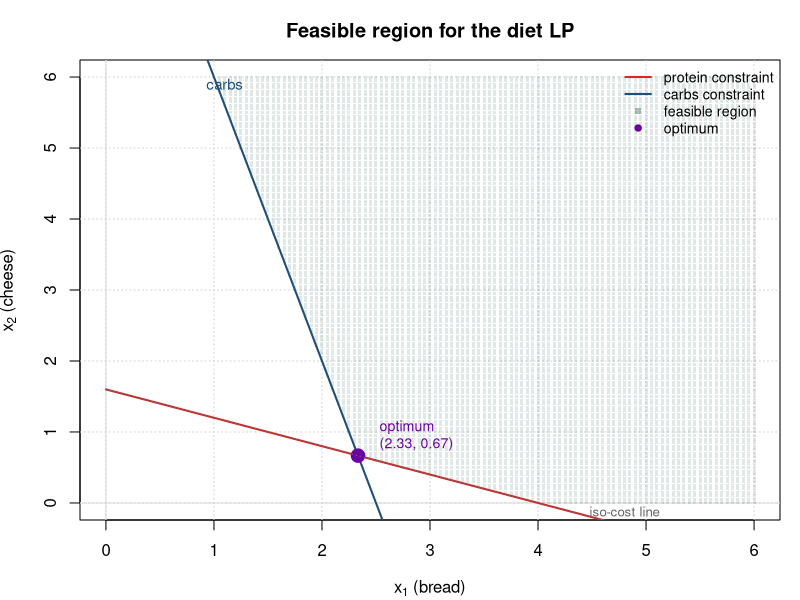

Write R code to recreate this figure.
## ---- chunk 1
#| label: lp-solve

library(lpSolve)

# Objective: minimize 0.20 x1 + 0.50 x2
objective <- c(0.20, 0.50)

# Constraints: LHS coefficients, directions, RHS
constraints <- matrix(c(
  2, 5,   # protein
  4, 1    # carbs
), nrow = 2, byrow = TRUE)

directions <- c(">=", ">=")
rhs        <- c(8, 10)

sol <- lp(direction    = "min",
          objective.in = objective,
          const.mat    = constraints,
          const.dir    = directions,
          const.rhs    = rhs)

cat("Optimal cost:       $", round(sol$objval, 3), "\n")
cat("Bread servings x1:  ", round(sol$solution[1], 3), "\n")
cat("Cheese servings x2: ", round(sol$solution[2], 3), "\n")
## ---- chunk 2
#| label: plot-feasible
#| fig-cap: "Feasible region for the diet LP. Each constraint cuts off a half-plane; the feasible set is their intersection. The optimum of a linear objective lives at a vertex of this region."
#| fig-width: 7
#| fig-height: 6

par(mar = c(4, 4, 3, 1))
plot(NULL, xlim = c(0, 6), ylim = c(0, 6),
     xlab = expression(x[1] * " (bread)"),
     ylab = expression(x[2] * " (cheese)"),
     main = "Feasible region for the diet LP")
abline(h = 0, v = 0, col = "gray85")
grid()

# Protein: 2 x1 + 5 x2 = 8  ->  x2 = (8 - 2 x1) / 5
x1_seq <- seq(0, 6, length.out = 200)
lines(x1_seq, (8 - 2 * x1_seq) / 5, col = "#d62828", lwd = 2)
text(5.3, (8 - 2 * 5.3) / 5 - 0.25, "protein", col = "#d62828", cex = 0.9)

# Carbs:   4 x1 + 1 x2 = 10 ->  x2 = 10 - 4 x1
lines(x1_seq, 10 - 4 * x1_seq, col = "#1f4e79", lwd = 2)
text(1.1, 10 - 4 * 1.1 + 0.3, "carbs", col = "#1f4e79", cex = 0.9)

# Shade feasible region (above both lines and in the positive quadrant)
grid_points <- expand.grid(x1 = seq(0, 6, 0.05), x2 = seq(0, 6, 0.05))
feasible <- with(grid_points,
                 2 * x1 + 5 * x2 >= 8 &
                 4 * x1 + 1 * x2 >= 10 &
                 x1 >= 0 & x2 >= 0)
points(grid_points[feasible, ], col = adjustcolor("#2d6a4f", 0.15),
       pch = 15, cex = 0.4)

# Mark the optimal solution
points(sol$solution[1], sol$solution[2], pch = 19, col = "#6c00a3", cex = 1.8)
text(sol$solution[1] + 0.2, sol$solution[2] + 0.3,
     sprintf("optimum\n(%.2f, %.2f)", sol$solution[1], sol$solution[2]),
     col = "#6c00a3", cex = 0.85, adj = 0)

# Show one iso-cost line at the optimum for the direction
iso_level <- sol$objval
lines(x1_seq, (iso_level - 0.20 * x1_seq) / 0.50,
      col = "gray40", lty = 3)
text(4.8, (iso_level - 0.20 * 4.8) / 0.50 + 0.2,
     "iso-cost line", col = "gray40", cex = 0.8)

legend("topright",
       legend = c("protein constraint", "carbs constraint",
                  "feasible region", "optimum"),
       col = c("#d62828", "#1f4e79",
               adjustcolor("#2d6a4f", 0.4), "#6c00a3"),
       lty = c(1, 1, NA, NA), pch = c(NA, NA, 15, 19),
       lwd = c(2, 2, NA, NA), bty = "n", cex = 0.85)
## ---- chunk 3
#| label: call-center

days <- c("Mon", "Tue", "Wed", "Thu", "Fri", "Sat", "Sun")

# Demand forecast
demand <- c(Mon = 17, Tue = 13, Wed = 15, Thu = 19, Fri = 14, Sat = 16, Sun = 11)

# Variables: x[i] = workers starting their 5-day stretch on day i
# Each x[i] covers 5 consecutive days starting at i (wrapping around the week)

# Build the coverage matrix: rows = days of demand, cols = start days
n_days <- 7
coverage <- matrix(0, nrow = n_days, ncol = n_days)
for (start in 1:n_days) {
  covered <- ((start - 1) + 0:4) %% n_days + 1
  coverage[covered, start] <- 1
}
dimnames(coverage) <- list(day_of_demand = days, start_day = days)
coverage

# Solve: minimize sum of workers hired, subject to coverage >= demand
lp_sched <- lp(
  direction    = "min",
  objective.in = rep(1, n_days),
  const.mat    = coverage,
  const.dir    = rep(">=", n_days),
  const.rhs    = demand,
  all.int      = TRUE
)

cat("Total workers needed:", lp_sched$objval, "\n\n")
cat("Workers starting each day:\n")
schedule <- setNames(lp_sched$solution, days)
print(schedule)

cat("\nCoverage per day (must be >= demand):\n")
coverage_actual <- as.vector(coverage %*% lp_sched$solution)
print(setNames(coverage_actual, days))
## ---- chunk 4
#| label: portfolio-binary

stocks <- c("TSLA", "AMZN", "GOOG", "AAPL", "FDX", "UPS")
returns <- c(0.18, 0.15, 0.12, 0.14, 0.09, 0.08)  # expected return (decimal)
budget <- 100000
min_invest <- 5000      # can't invest less than $5k per stock
txn_fee <- 150           # fixed fee per stock we pick

# Decision variables: x1..x6 (dollars in each) then y1..y6 (binary pick)
# Maximize: sum(returns * x) - sum(txn_fee * y)
# Equivalently: minimize -(sum(returns * x) - sum(txn_fee * y))
n <- length(stocks)
objective <- c(-returns, rep(txn_fee, n))  # minimize

# Constraints:
# 1. Budget:              sum(x_i) <= budget
# 2. Linking (upper):     x_i - budget * y_i <= 0    for each i
# 3. Linking (lower min): x_i - min_invest * y_i >= 0 for each i
# 4. At least one of {AMZN, GOOG, AAPL}: y_AMZN + y_GOOG + y_AAPL >= 1
# 5. FedEx/UPS both or neither: y_FDX - y_UPS = 0

# Budget row
A <- rbind(c(rep(1, n), rep(0, n)))
dir <- c("<=")
rhs <- c(budget)

# Linking constraints
for (i in 1:n) {
  row_upper <- rep(0, 2 * n)
  row_upper[i] <- 1
  row_upper[n + i] <- -budget
  A <- rbind(A, row_upper); dir <- c(dir, "<="); rhs <- c(rhs, 0)

  row_lower <- rep(0, 2 * n)
  row_lower[i] <- 1
  row_lower[n + i] <- -min_invest
  A <- rbind(A, row_lower); dir <- c(dir, ">="); rhs <- c(rhs, 0)
}

# At least one of AMZN (2), GOOG (3), AAPL (4)
one_of <- rep(0, 2 * n)
one_of[n + 2] <- 1; one_of[n + 3] <- 1; one_of[n + 4] <- 1
A <- rbind(A, one_of); dir <- c(dir, ">="); rhs <- c(rhs, 1)

# FDX (5) == UPS (6)
both_or_neither <- rep(0, 2 * n)
both_or_neither[n + 5] <- 1
both_or_neither[n + 6] <- -1
A <- rbind(A, both_or_neither); dir <- c(dir, "="); rhs <- c(rhs, 0)

sol_port <- lp(
  direction    = "min",
  objective.in = objective,
  const.mat    = A,
  const.dir    = dir,
  const.rhs    = rhs,
  int.vec      = (n + 1):(2 * n),          # y_i are integer
  binary.vec   = (n + 1):(2 * n)           # and binary
)

x_vals <- sol_port$solution[1:n]
y_vals <- sol_port$solution[(n + 1):(2 * n)]

portfolio <- data.frame(
  stock    = stocks,
  picked   = as.logical(y_vals),
  invested = round(x_vals, 0),
  expected_return = round(x_vals * returns, 0)
)
portfolio

cat("\nTotal invested: $", sum(x_vals), "\n")
cat("Expected return net of fees: $",
    round(sum(x_vals * returns) - sum(y_vals * txn_fee), 0), "\n")
## ---- chunk 5
#| label: regression-as-optim

set.seed(42)
n <- 60
x <- runif(n, 0, 10)
y <- 2 + 1.5 * x + rnorm(n, 0, 1)

# Standard lm
fit_lm <- lm(y ~ x)
cat("lm() intercept =",    round(coef(fit_lm)[1], 4),
    "   slope =",          round(coef(fit_lm)[2], 4), "\n")

# As an optimization problem: minimize sum((y - a0 - a1*x)^2) over (a0, a1)
sse <- function(params) {
  a0 <- params[1]; a1 <- params[2]
  sum((y - a0 - a1 * x)^2)
}

fit_optim <- optim(par = c(0, 0), fn = sse, method = "BFGS")
cat("optim() intercept =", round(fit_optim$par[1], 4),
    "   slope =",          round(fit_optim$par[2], 4), "\n")
